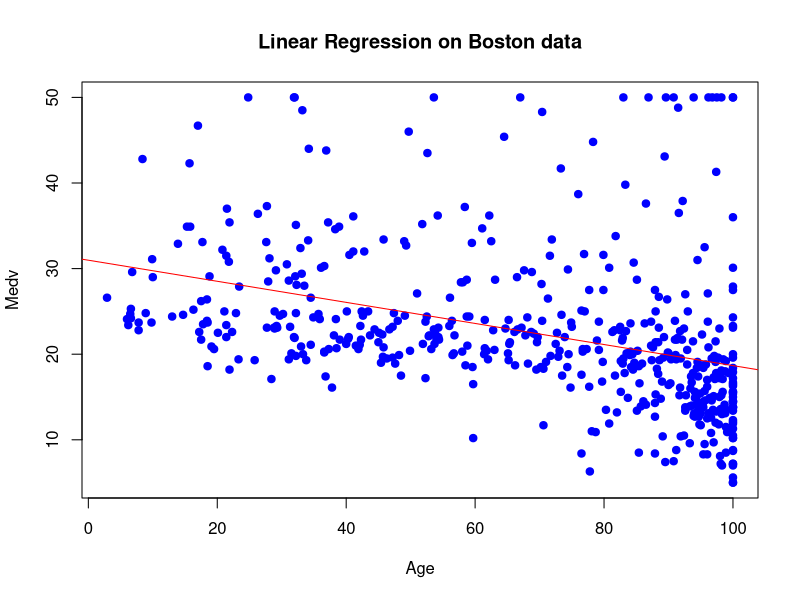

Write the R code that produced this figure.
# linear regression on boston
library(MASS)
data<-as.data.frame(Boston)
str(data)
model<-lm(medv~age, data = data)
summary(model)
plot(data$age,data$medv, main = "Linear Regression on Boston data",xlab="Age",ylab="Medv",pch=19,col="blue")
abline(model,col="red")